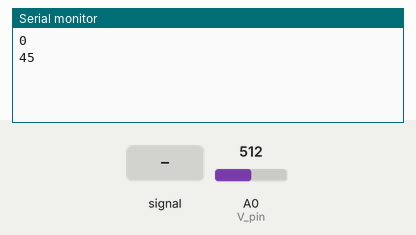
The sketch below on a simulated Arduino Uno, built with avr-gcc and run on an emulated ATmega328P. Parts: the last lines printed to the serial monitor. The test bench sets the inputs (shaded band); at power-on: A0 (V_pin) = 512.

Above: at 1.3 s.
1.4 s: A0 (V_pin) fed a 200 Hz sine of ±81 counts around its level
At 2.4 s:
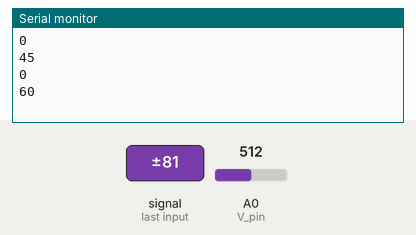
2.9 s: A0 (V_pin) set to 490
At 3.4 s:
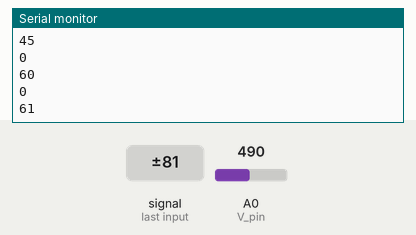
4.4 s: A0 (V_pin) set to 510
At 4.9 s:
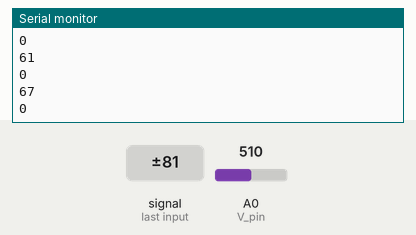
5.9 s: A0 (V_pin) fed a 1000 Hz sine of ±255 counts around its level
At 6.4 s:
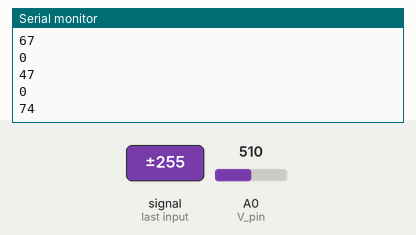
Timing chart, 0 to 8.4 s (numbered marks = the images above; inputs shaded):
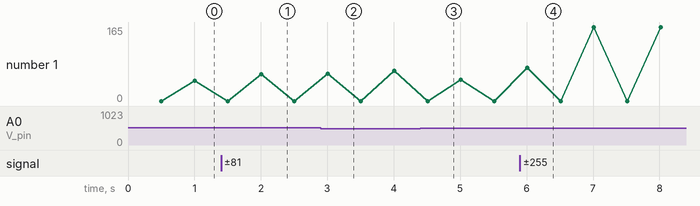

Measured:
- after the input at 1.4 s, the serial monitor: prints a new line after 0.61 s (image 1)
- after the input at 2.9 s, the serial monitor: prints a new line after 0.11 s (image 2)
- after the input at 5.9 s, the serial monitor: prints a new line after 0.11 s (image 4)
- plotted number 1: 0 → 67 after the input at 2.9 s, 0 → 165 after the input at 5.9 s

The sketch:

get_vcc.ino
```cpp
#define V_pin A0
#define V_coef 1.0
bool flag = false;
const int NUM_READ = 10;

float runMiddleArifm(int newVal) {  // принимает новое значение
  static byte idx = 0;                // индекс
  static int valArray[NUM_READ];    // массив
  valArray[idx] = newVal;             // пишем каждый раз в новую ячейку
  if (++idx >= NUM_READ) idx = 0;     // перезаписывая самое старое значение
  int average = 0;                  // обнуляем среднее
  for (int i = 0; i < NUM_READ; i++) {
    average += valArray[i];           // суммируем
  }
  return (int)average / NUM_READ;   // возвращаем
}

////запускаем это
//// открываем «Инструменты» и жмем «Плоттер по последовательному соединению«.
//// крутим потенциометр, чтобы была идеальрная синусойда
void setup() {
Serial.begin(9600);
}
//void loop()
//{
//Serial.println(analogRead(A0));
//
////delay(40);
//}
//y=2.3173x−1267.4310
//649 650 645 648 644 644 643 643 648 644 644 646 644 645
//237 238.7 228 235 226 225 221 222 232 224 225.4 229.5 226 227.5

void loop()
{
  static float cur_V = 0;
  static long int max_V = 0;
  static int i=1;

  static uint32_t tmr_del = millis();
  static uint32_t tmrlog;
      if (millis() - tmr_del >500){
      tmr_del = millis();
      Serial.println(max_V/i);
      max_V = 0;
      i=1;
        flag = !flag;}

      if (flag){
      max_V += abs(analogRead(V_pin) - 558);
      i++;

//      delay(10);
      }

    }
```

get_vcc1.ino
```cpp
//#define V_pin A0
//#define V_coef 1.0
//
//
//
//////запускаем это
////// открываем «Инструменты» и жмем «Плоттер по последовательному соединению«.
////// крутим потенциометр, чтобы была идеальрная синусойда
////void setup() {
////Serial.begin(9600);
////}
////void loop()
////{
////Serial.println((analogRead(A0)-512) / sqrt(2));
////
////delay(40);
////}
////y=2.3173x−1267.4310
////649 650 645 648 644 644 643 643 648 644 644 646 644 645
////237 238.7 228 235 226 225 221 222 232 224 225.4 229.5 226 227.5
//
//void setup() {
//Serial.begin(9600);
//}
//void loop(){
//  static int V_max = 0;
//  bool CURR_flag_ten_relay;
//  static bool LAST_flag_ten_relay;
//  float cur_V;
//
//
//  static uint32_t tmr;
//    if (millis() - tmr< 1000) {
//      int V_tmp = analogRead(V_pin);
//      if (V_tmp > V_max) V_max = V_tmp;
//
//    }
//    else {
//      cur_V = 2.3173 * V_max - 1267.4310;
//      V_max = 0;
//      tmr = millis();
//      float zzz = 0.5 * (220/cur_V) * (220/cur_V);
//      Serial.print("Тек. вольтаж: ");
//      Serial.print(cur_V);
//      Serial.print("  ");
//      Serial.print("PWM: ");
//      Serial.print(zzz);
//      Serial.print("  ");
//      Serial.print(220*220*0.5);
//      Serial.print("  ");
//      Serial.print(cur_V*cur_V*zzz);
//      Serial.println("  ");
//
//
//
//    }
//}
```
